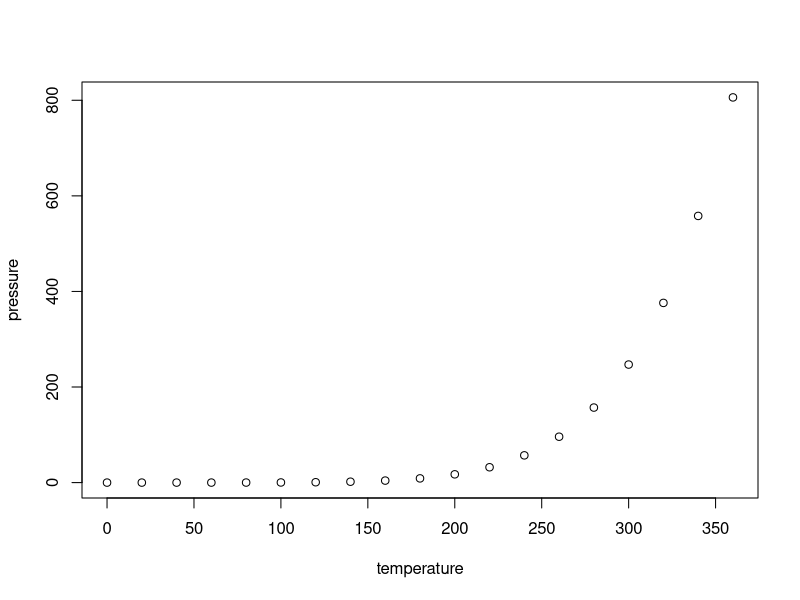
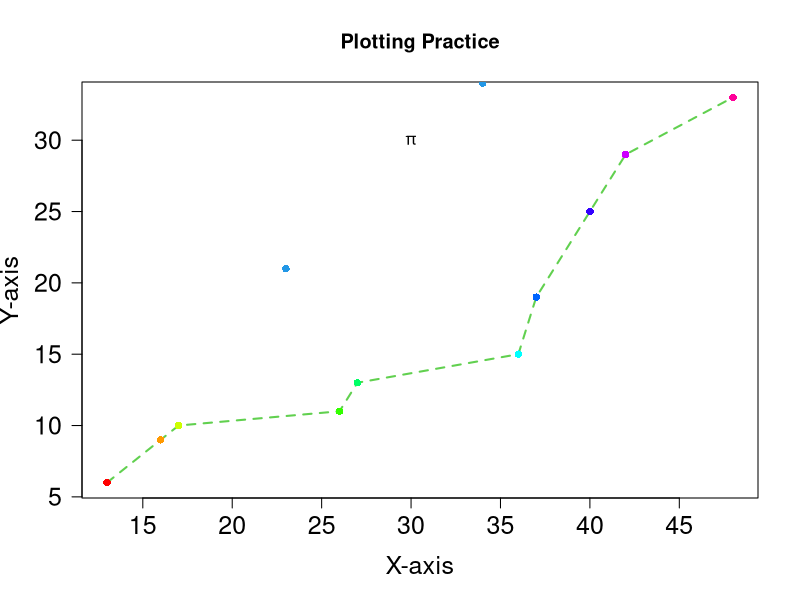
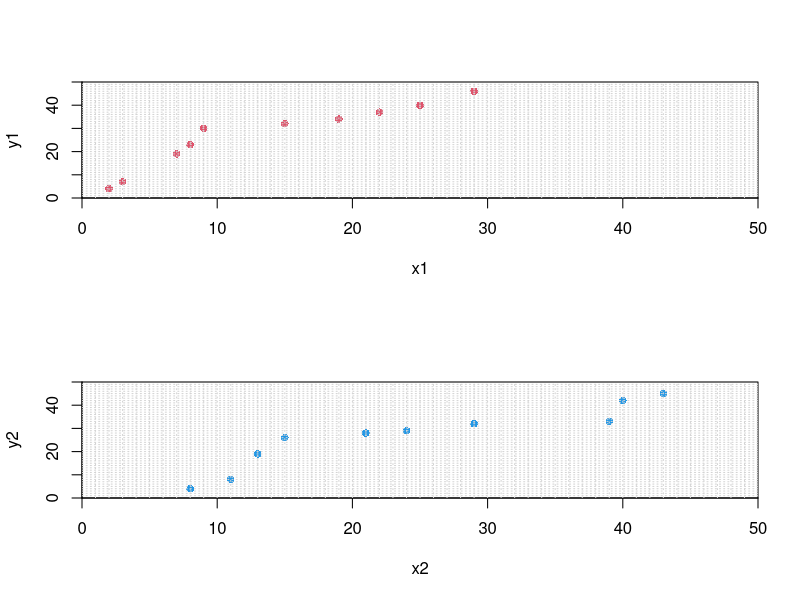

Write the R code that produced these figures, in order.
## ---- chunk 1
knitr::opts_chunk$set(echo = TRUE)
## ---- chunk 2
summary(cars)
## ---- chunk 3
plot(pressure)
## ---- chunk 4
x = sample(1:50, size=10)
y = sample(1:50, size=10)


x = sort(x)
y = sort(y)

plot (x,
      y,
      type = 'l',
      las = '1',
      pch = 16,
      col = 3,
      cex = 2,
      lty = 2,
      lwd = 2,
      cex.lab = 1.5,
      cex.axis = 1.5,
      main = 'Plotting Practice',
      xlab = 'X-axis',
      ylab = 'Y-axis')
points(x,
       y,
       pch=16,
       col=rainbow(10))
points(x = c(2,5,23,34,45),
       y = c(1,4,21,34,49),
       pch=16,
       col=4)
text(x = 30,
     y = 30,
     labels=expression(pi))

## ---- chunk 5
x1 = sort(sample(1:50, size=10))
x2 = sort(sample(1:50, size=10))
y1 = sort(sample(1:50, size=10))
y2 = sort(sample(1:50, size=10))

par(mfrow = c(2,1))

plot(x1,y1,pch=16,col=2,xlim=c(0,50),ylim=c(0,50),xaxs='i',yaxs='i')

grid(50,50)
  
plot(x2,y2,pch=16,col=4,xlim=c(0,50),ylim=c(0,50),xaxs='i',yaxs='i')

##legend('topright',c('Series 1','Series 2'),pch=16,col=c(2,4),bty='n')

grid(50,50)

